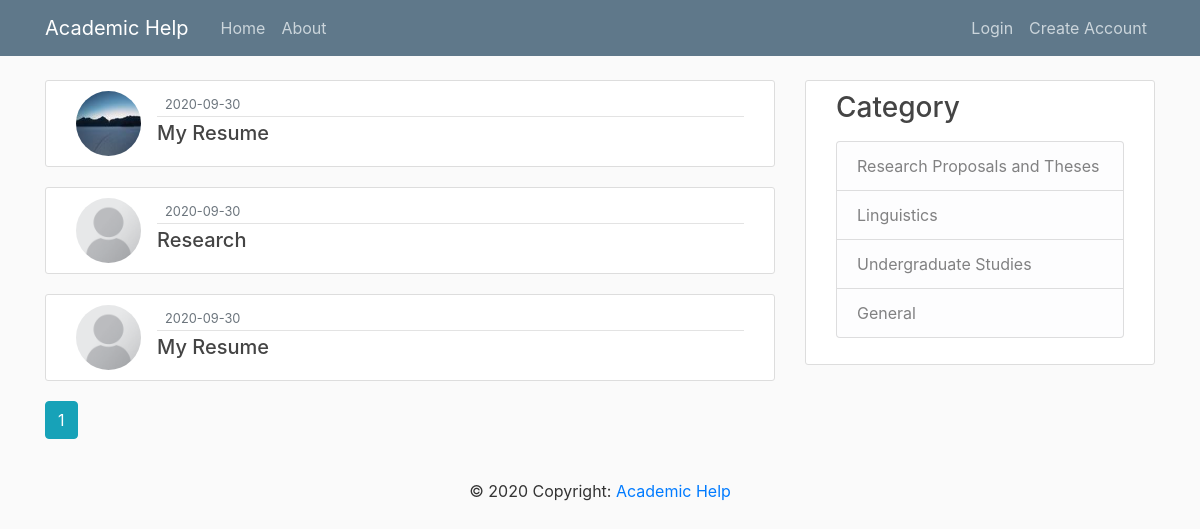
The page /cat/4 on the database as committed earlier.
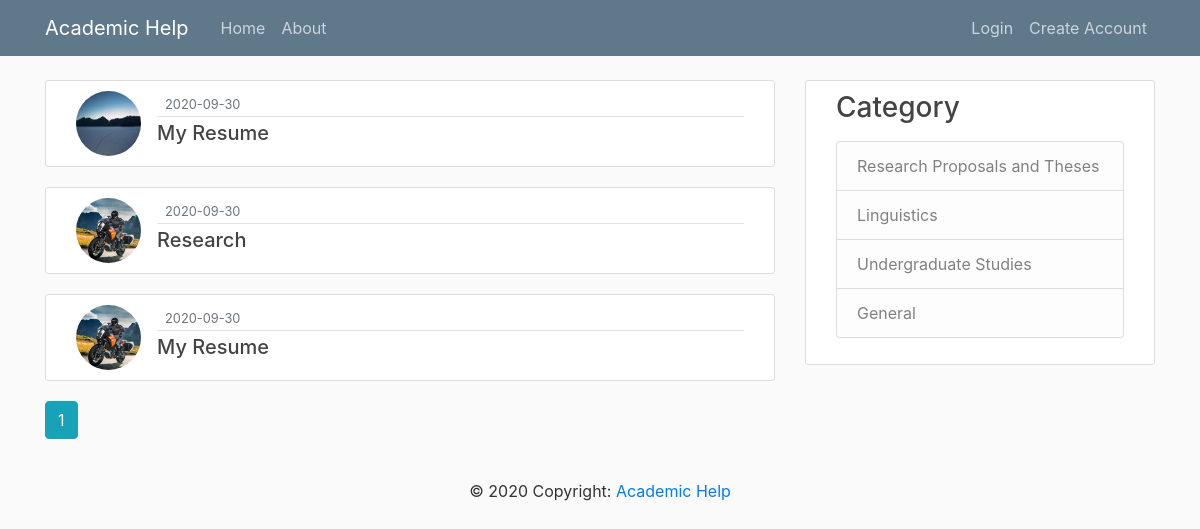
The same page on the database as committed later.
### app/models.py (models this page shows, shortened)
class Post(db.Model):
    id = db.Column(db.Integer, primary_key=True)
    title = db.Column(db.String(100), nullable=False)
    date_posted = db.Column(db.DateTime, nullable=False,
                            default=datetime.utcnow)
    content = db.Column(db.Text, nullable=False)
    category = db.Column(db.Text)
    user_id = db.Column(db.Integer, db.ForeignKey('user.id'), nullable=False)

class User(db.Model, UserMixin):
    id = db.Column(db.Integer, primary_key=True)
    username = db.Column(db.String(20), unique=True, nullable=False)
    email = db.Column(db.String(120), unique=True, nullable=False)
    image_file = db.Column(db.String(20), nullable=False,
                           default='default-pic.jpg')
    password = db.Column(db.String(60), nullable=False)
    posts = db.relationship('Post', backref='author', lazy=True)

### app/posts/routes.py (the view)
@posts.route("/cat/<int:category>")
def category_posts(category):
    page = request.args.get('page', 1, type=int)
    cat = Post.query.filter_by(category=category).first_or_404()
    posts = Post.query.filter_by(category=category)\
        .order_by(Post.date_posted.desc())\
        .paginate(page=page, per_page=5)
    return render_template('category_posts.html', category=cat, posts=posts)

### app/templates/category_posts.html (shortened to what this page needs)
{% extends "layout.html" %}
{% block content %}
    {% for post in posts.items %}
        <article class="media content-section">
          <img class="rounded-circle article-img" src="{{ url_for('static', filename='profile_pics/' + post.author.image_file) }}">
          <div class="media-body">
            <div class="article-metadata">
              <small class="text-muted">{{ post.date_posted.strftime('%Y-%m-%d') }}</small>
            </div>
            <h5><a class="article-title" href="{{ url_for('posts.post', post_id=post.id) }}">{{ post.title }}</a></h5>
          </div>
        </article>
    {% endfor %}
    {% for page_num in posts.iter_pages(left_edge=1, right_edge=1, left_current=1, right_current=2) %}
      {% if page_num %}
        {% if posts.page == page_num %}
          <a class="btn btn-info mb-4" href="{{ url_for('posts.category_posts', category=category.category, page=page_num) }}">{{ page_num }}</a>
        {% else %}
          <a class="btn btn-outline-info mb-4" href="{{ url_for('posts.category_posts', category=category.category, page=page_num) }}">{{ page_num }}</a>
        {% endif %}
      {% else %}
        ...
      {% endif %}
    {% endfor %}
{% endblock content %}

Rows that differ between the two databases and show on the page:
changed through a linked row, Post "Research": image_file: picture added in place of a placeholder
changed through a linked row, Post (number 3 of 3 on the later page): image_file: picture added in place of a placeholder
